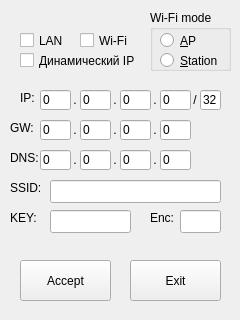
<?xml version="1.0" encoding="UTF-8"?>
<ui version="4.0">
 <class>NetworkSettings</class>
 <widget class="QWidget" name="NetworkSettings">
  <property name="geometry">
   <rect>
    <x>0</x>
    <y>0</y>
    <width>240</width>
    <height>320</height>
   </rect>
  </property>
  <property name="windowTitle">
   <string>Form</string>
  </property>
  <widget class="QCheckBox" name="dynamicIP">
   <property name="geometry">
    <rect>
     <x>20</x>
     <y>50</y>
     <width>131</width>
     <height>21</height>
    </rect>
   </property>
   <property name="cursor">
    <cursorShape>BlankCursor</cursorShape>
   </property>
   <property name="text">
    <string>Динамический IP</string>
   </property>
  </widget>
  <widget class="QCheckBox" name="lanOn">
   <property name="geometry">
    <rect>
     <x>20</x>
     <y>30</y>
     <width>61</width>
     <height>21</height>
    </rect>
   </property>
   <property name="cursor">
    <cursorShape>BlankCursor</cursorShape>
   </property>
   <property name="text">
    <string>LAN</string>
   </property>
  </widget>
  <widget class="QCheckBox" name="wifiOn">
   <property name="geometry">
    <rect>
     <x>80</x>
     <y>30</y>
     <width>61</width>
     <height>21</height>
    </rect>
   </property>
   <property name="cursor">
    <cursorShape>BlankCursor</cursorShape>
   </property>
   <property name="text">
    <string>Wi-Fi</string>
   </property>
  </widget>
  <widget class="QGroupBox" name="wifiMode">
   <property name="geometry">
    <rect>
     <x>150</x>
     <y>10</y>
     <width>81</width>
     <height>61</height>
    </rect>
   </property>
   <property name="cursor">
    <cursorShape>BlankCursor</cursorShape>
   </property>
   <property name="title">
    <string>Wi-Fi mode</string>
   </property>
   <widget class="QRadioButton" name="rbAp">
    <property name="geometry">
     <rect>
      <x>10</x>
      <y>20</y>
      <width>100</width>
      <height>21</height>
     </rect>
    </property>
    <property name="cursor">
     <cursorShape>BlankCursor</cursorShape>
    </property>
    <property name="text">
     <string>&amp;AP</string>
    </property>
   </widget>
   <widget class="QRadioButton" name="rbSta">
    <property name="geometry">
     <rect>
      <x>10</x>
      <y>40</y>
      <width>100</width>
      <height>21</height>
     </rect>
    </property>
    <property name="cursor">
     <cursorShape>BlankCursor</cursorShape>
    </property>
    <property name="text">
     <string>&amp;Station</string>
    </property>
   </widget>
  </widget>
  <widget class="QLineEdit" name="lnAddr_1">
   <property name="geometry">
    <rect>
     <x>40</x>
     <y>90</y>
     <width>31</width>
     <height>20</height>
    </rect>
   </property>
   <property name="cursor">
    <cursorShape>BlankCursor</cursorShape>
   </property>
   <property name="text">
    <string>0</string>
   </property>
  </widget>
  <widget class="QLabel" name="lbAddr">
   <property name="geometry">
    <rect>
     <x>20</x>
     <y>90</y>
     <width>16</width>
     <height>16</height>
    </rect>
   </property>
   <property name="cursor">
    <cursorShape>BlankCursor</cursorShape>
   </property>
   <property name="text">
    <string>IP:</string>
   </property>
  </widget>
  <widget class="QLabel" name="lbGate">
   <property name="geometry">
    <rect>
     <x>10</x>
     <y>120</y>
     <width>31</width>
     <height>16</height>
    </rect>
   </property>
   <property name="cursor">
    <cursorShape>BlankCursor</cursorShape>
   </property>
   <property name="text">
    <string>GW:</string>
   </property>
  </widget>
  <widget class="QLabel" name="lbDns">
   <property name="geometry">
    <rect>
     <x>10</x>
     <y>150</y>
     <width>71</width>
     <height>16</height>
    </rect>
   </property>
   <property name="cursor">
    <cursorShape>BlankCursor</cursorShape>
   </property>
   <property name="text">
    <string>DNS:</string>
   </property>
  </widget>
  <widget class="QPushButton" name="pbAccept">
   <property name="geometry">
    <rect>
     <x>20</x>
     <y>260</y>
     <width>91</width>
     <height>41</height>
    </rect>
   </property>
   <property name="cursor">
    <cursorShape>BlankCursor</cursorShape>
   </property>
   <property name="text">
    <string>Accept</string>
   </property>
  </widget>
  <widget class="QPushButton" name="pbExit">
   <property name="geometry">
    <rect>
     <x>130</x>
     <y>260</y>
     <width>91</width>
     <height>41</height>
    </rect>
   </property>
   <property name="cursor">
    <cursorShape>BlankCursor</cursorShape>
   </property>
   <property name="text">
    <string>Exit</string>
   </property>
  </widget>
  <widget class="QLineEdit" name="lnAddr_2">
   <property name="geometry">
    <rect>
     <x>80</x>
     <y>90</y>
     <width>31</width>
     <height>20</height>
    </rect>
   </property>
   <property name="cursor">
    <cursorShape>BlankCursor</cursorShape>
   </property>
   <property name="text">
    <string>0</string>
   </property>
  </widget>
  <widget class="QLineEdit" name="lnAddr_3">
   <property name="geometry">
    <rect>
     <x>120</x>
     <y>90</y>
     <width>31</width>
     <height>20</height>
    </rect>
   </property>
   <property name="cursor">
    <cursorShape>BlankCursor</cursorShape>
   </property>
   <property name="text">
    <string>0</string>
   </property>
  </widget>
  <widget class="QLineEdit" name="lnAddr_4">
   <property name="geometry">
    <rect>
     <x>160</x>
     <y>90</y>
     <width>31</width>
     <height>20</height>
    </rect>
   </property>
   <property name="cursor">
    <cursorShape>BlankCursor</cursorShape>
   </property>
   <property name="text">
    <string>0</string>
   </property>
  </widget>
  <widget class="QLineEdit" name="lnMask">
   <property name="geometry">
    <rect>
     <x>200</x>
     <y>90</y>
     <width>21</width>
     <height>20</height>
    </rect>
   </property>
   <property name="cursor">
    <cursorShape>BlankCursor</cursorShape>
   </property>
   <property name="text">
    <string>32</string>
   </property>
  </widget>
  <widget class="QLabel" name="label">
   <property name="geometry">
    <rect>
     <x>70</x>
     <y>90</y>
     <width>16</width>
     <height>20</height>
    </rect>
   </property>
   <property name="cursor">
    <cursorShape>BlankCursor</cursorShape>
   </property>
   <property name="text">
    <string> .</string>
   </property>
  </widget>
  <widget class="QLabel" name="label_2">
   <property name="geometry">
    <rect>
     <x>110</x>
     <y>90</y>
     <width>16</width>
     <height>20</height>
    </rect>
   </property>
   <property name="cursor">
    <cursorShape>BlankCursor</cursorShape>
   </property>
   <property name="text">
    <string> .</string>
   </property>
  </widget>
  <widget class="QLabel" name="label_3">
   <property name="geometry">
    <rect>
     <x>150</x>
     <y>90</y>
     <width>16</width>
     <height>20</height>
    </rect>
   </property>
   <property name="cursor">
    <cursorShape>BlankCursor</cursorShape>
   </property>
   <property name="text">
    <string> .</string>
   </property>
  </widget>
  <widget class="QLabel" name="label_4">
   <property name="geometry">
    <rect>
     <x>190</x>
     <y>90</y>
     <width>16</width>
     <height>20</height>
    </rect>
   </property>
   <property name="cursor">
    <cursorShape>BlankCursor</cursorShape>
   </property>
   <property name="text">
    <string> /</string>
   </property>
  </widget>
  <widget class="QLabel" name="label_5">
   <property name="geometry">
    <rect>
     <x>70</x>
     <y>120</y>
     <width>16</width>
     <height>20</height>
    </rect>
   </property>
   <property name="cursor">
    <cursorShape>BlankCursor</cursorShape>
   </property>
   <property name="text">
    <string> .</string>
   </property>
  </widget>
  <widget class="QLineEdit" name="lnGw_4">
   <property name="geometry">
    <rect>
     <x>160</x>
     <y>120</y>
     <width>31</width>
     <height>20</height>
    </rect>
   </property>
   <property name="cursor">
    <cursorShape>BlankCursor</cursorShape>
   </property>
   <property name="text">
    <string>0</string>
   </property>
  </widget>
  <widget class="QLabel" name="label_6">
   <property name="geometry">
    <rect>
     <x>150</x>
     <y>120</y>
     <width>16</width>
     <height>20</height>
    </rect>
   </property>
   <property name="cursor">
    <cursorShape>BlankCursor</cursorShape>
   </property>
   <property name="text">
    <string> .</string>
   </property>
  </widget>
  <widget class="QLabel" name="label_7">
   <property name="geometry">
    <rect>
     <x>110</x>
     <y>120</y>
     <width>16</width>
     <height>20</height>
    </rect>
   </property>
   <property name="cursor">
    <cursorShape>BlankCursor</cursorShape>
   </property>
   <property name="text">
    <string> .</string>
   </property>
  </widget>
  <widget class="QLineEdit" name="lnGw_3">
   <property name="geometry">
    <rect>
     <x>120</x>
     <y>120</y>
     <width>31</width>
     <height>20</height>
    </rect>
   </property>
   <property name="cursor">
    <cursorShape>BlankCursor</cursorShape>
   </property>
   <property name="text">
    <string>0</string>
   </property>
  </widget>
  <widget class="QLineEdit" name="lnGw_1">
   <property name="geometry">
    <rect>
     <x>40</x>
     <y>120</y>
     <width>31</width>
     <height>20</height>
    </rect>
   </property>
   <property name="cursor">
    <cursorShape>BlankCursor</cursorShape>
   </property>
   <property name="text">
    <string>0</string>
   </property>
  </widget>
  <widget class="QLineEdit" name="lnGw_2">
   <property name="geometry">
    <rect>
     <x>80</x>
     <y>120</y>
     <width>31</width>
     <height>20</height>
    </rect>
   </property>
   <property name="cursor">
    <cursorShape>BlankCursor</cursorShape>
   </property>
   <property name="text">
    <string>0</string>
   </property>
  </widget>
  <widget class="QLabel" name="label_8">
   <property name="geometry">
    <rect>
     <x>150</x>
     <y>150</y>
     <width>16</width>
     <height>20</height>
    </rect>
   </property>
   <property name="cursor">
    <cursorShape>BlankCursor</cursorShape>
   </property>
   <property name="text">
    <string> .</string>
   </property>
  </widget>
  <widget class="QLineEdit" name="lnDns_4">
   <property name="geometry">
    <rect>
     <x>160</x>
     <y>150</y>
     <width>31</width>
     <height>20</height>
    </rect>
   </property>
   <property name="cursor">
    <cursorShape>BlankCursor</cursorShape>
   </property>
   <property name="text">
    <string>0</string>
   </property>
  </widget>
  <widget class="QLabel" name="label_9">
   <property name="geometry">
    <rect>
     <x>110</x>
     <y>150</y>
     <width>16</width>
     <height>20</height>
    </rect>
   </property>
   <property name="cursor">
    <cursorShape>BlankCursor</cursorShape>
   </property>
   <property name="text">
    <string> .</string>
   </property>
  </widget>
  <widget class="QLineEdit" name="lnDns_3">
   <property name="geometry">
    <rect>
     <x>120</x>
     <y>150</y>
     <width>31</width>
     <height>20</height>
    </rect>
   </property>
   <property name="cursor">
    <cursorShape>BlankCursor</cursorShape>
   </property>
   <property name="text">
    <string>0</string>
   </property>
  </widget>
  <widget class="QLabel" name="label_10">
   <property name="geometry">
    <rect>
     <x>70</x>
     <y>150</y>
     <width>16</width>
     <height>20</height>
    </rect>
   </property>
   <property name="cursor">
    <cursorShape>BlankCursor</cursorShape>
   </property>
   <property name="text">
    <string> .</string>
   </property>
  </widget>
  <widget class="QLineEdit" name="lnDns_1">
   <property name="geometry">
    <rect>
     <x>40</x>
     <y>150</y>
     <width>31</width>
     <height>20</height>
    </rect>
   </property>
   <property name="cursor">
    <cursorShape>BlankCursor</cursorShape>
   </property>
   <property name="text">
    <string>0</string>
   </property>
  </widget>
  <widget class="QLineEdit" name="lnDns_2">
   <property name="geometry">
    <rect>
     <x>80</x>
     <y>150</y>
     <width>31</width>
     <height>20</height>
    </rect>
   </property>
   <property name="cursor">
    <cursorShape>BlankCursor</cursorShape>
   </property>
   <property name="text">
    <string>0</string>
   </property>
  </widget>
  <widget class="QLineEdit" name="lnSsid">
   <property name="geometry">
    <rect>
     <x>50</x>
     <y>180</y>
     <width>171</width>
     <height>23</height>
    </rect>
   </property>
   <property name="cursor">
    <cursorShape>BlankCursor</cursorShape>
   </property>
  </widget>
  <widget class="QLabel" name="label_11">
   <property name="geometry">
    <rect>
     <x>10</x>
     <y>180</y>
     <width>41</width>
     <height>16</height>
    </rect>
   </property>
   <property name="cursor">
    <cursorShape>BlankCursor</cursorShape>
   </property>
   <property name="text">
    <string>SSID:</string>
   </property>
  </widget>
  <widget class="QLabel" name="label_12">
   <property name="geometry">
    <rect>
     <x>10</x>
     <y>210</y>
     <width>41</width>
     <height>16</height>
    </rect>
   </property>
   <property name="cursor">
    <cursorShape>BlankCursor</cursorShape>
   </property>
   <property name="text">
    <string>KEY:</string>
   </property>
  </widget>
  <widget class="QLineEdit" name="lnKey">
   <property name="geometry">
    <rect>
     <x>50</x>
     <y>210</y>
     <width>81</width>
     <height>23</height>
    </rect>
   </property>
   <property name="cursor">
    <cursorShape>BlankCursor</cursorShape>
   </property>
   <property name="text">
    <string/>
   </property>
  </widget>
  <widget class="QLineEdit" name="lnEnc">
   <property name="geometry">
    <rect>
     <x>180</x>
     <y>210</y>
     <width>41</width>
     <height>23</height>
    </rect>
   </property>
   <property name="cursor">
    <cursorShape>BlankCursor</cursorShape>
   </property>
   <property name="text">
    <string/>
   </property>
  </widget>
  <widget class="QLabel" name="label_13">
   <property name="geometry">
    <rect>
     <x>150</x>
     <y>210</y>
     <width>31</width>
     <height>16</height>
    </rect>
   </property>
   <property name="cursor">
    <cursorShape>BlankCursor</cursorShape>
   </property>
   <property name="text">
    <string>Enc:</string>
   </property>
  </widget>
 </widget>
 <resources/>
 <connections/>
</ui>
